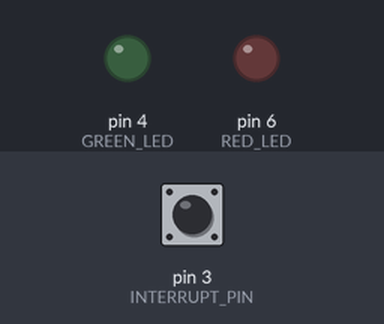
Bench run of a sketch on a simulated Arduino Uno, built with avr-gcc and run on an emulated ATmega328P. On the bench: output pins drawn as LEDs (lit = HIGH). Inputs (shaded band) come from the test bench; at power-on: pin 3 (INTERRUPT_PIN) HIGH.

Above: at 1.2 s.
1.3 s: pin 3 (INTERRUPT_PIN) pulled LOW for 0.15 s
2.9 s: pin 3 (INTERRUPT_PIN) pulled LOW for 3.2 s
At 4.2 s:
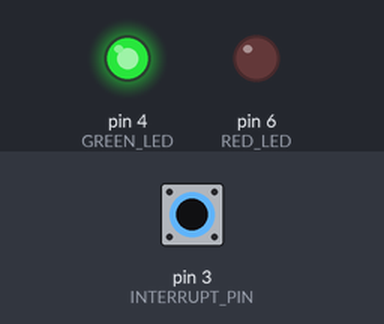
Timing chart, 0 to 7.6 s (numbered marks = the images above; inputs shaded):
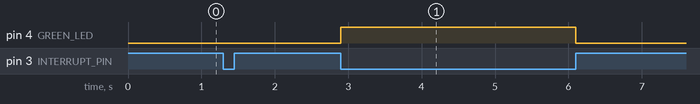

Measured:
- after the input at 2.9 s, pin 4 (GREEN_LED): LOW → HIGH at once, → LOW 3.2 s later

The sketch:

interrupt.ino
```cpp
#define INTERRUPT_PIN 3
#define GREEN_LED 4
#define RED_LED 6

ISR(INT1_vect){
  //cli();
  //interrupt handling
  //turn on green led when subroutine is called
  PORTD |= (1<<GREEN_LED);
  delay(10); //hold for 10 milliseconds
}

void setup(){
  DDRD &= ~(1<<INTERRUPT_PIN);
  PORTD |= (1<<INTERRUPT_PIN);
  DDRD |= (1 << RED_LED) | (1<<GREEN_LED);
  EICRA |= (0<<3) | (1<<2); //any logical change to the pin
  // EICRA |= (1<<3) | (0<<2); //falling edge on the pin
  EIMSK |= (1<<1); //enable INT1 register
}

void loop(){

  if((PIND & (1<<3)) > 0){ //button not pressed
    green_off();
  }


}

//LED toggle functions to clarify code
void green_off(){
  PORTD &= ~(1<<GREEN_LED);
}
void green_on(){
  PORTD |= (1<<GREEN_LED);
}
void red_on(){
  PORTD |= (1<<RED_LED);
}
void red_off(){
  PORTD &= ~(1<<RED_LED);
}
```
